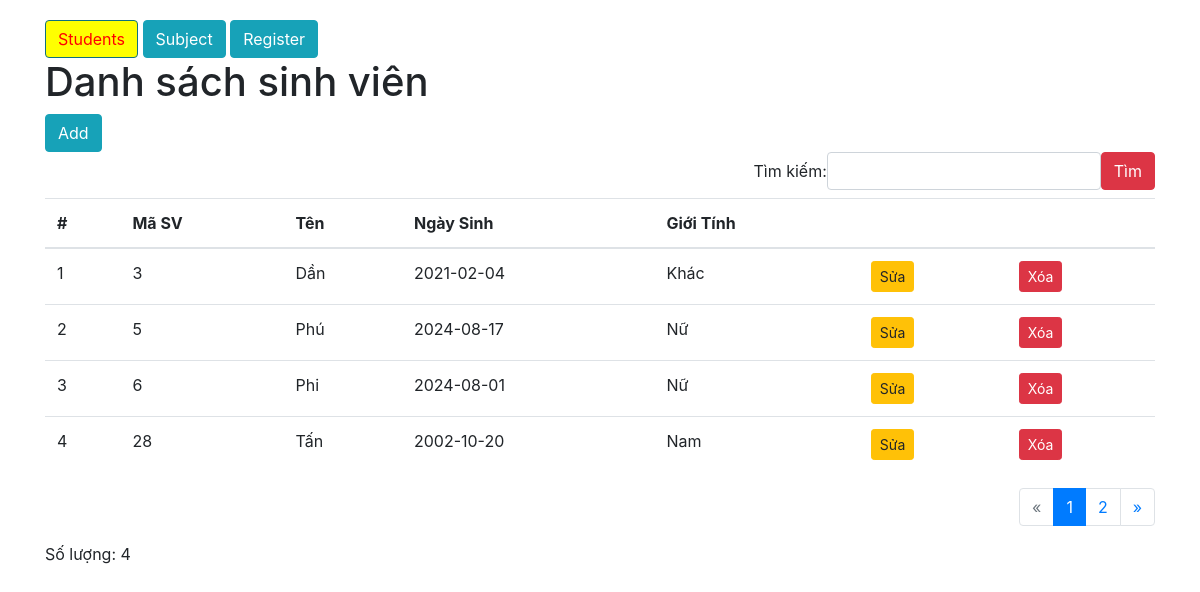
The page / on the database its author committed.
### tables this page shows
CREATE TABLE `student` (
  `id` int(11) NOT NULL,
  `name` varchar(255) NOT NULL,
  `birthday` date NOT NULL,
  `gender` varchar(255) NOT NULL
);

### controller/StudentController.php (called while the page is built, shortened)
<?php
class StudentController
{
    public function index()
    {
        $item_per_page = 4;
        $page = $_GET['page'] ?? 1;
        $search = $_GET['search'] ?? null;
        $studentRepository = new StudentReposiroty();
        if ($search) {
            $students = $studentRepository->getByPattern($search, $page, $item_per_page);
            $totalStudents = $studentRepository->getByPattern($search, $page, $item_per_page);
        } else {
            $students = $studentRepository->getAll($page, $item_per_page);
            $totalStudents = $studentRepository->getAll();
        }
        $totalPage = ceil(count($totalStudents) / $item_per_page);
        require 'view/student/index.php';
    }
}

### index.php (called while the page is built, shortened)
<?php
$c = $_GET['c'] ?? 'student';
$a = $_GET['a'] ?? 'index';
require ABSPATH_SITE . "model/Student.php";
require ABSPATH_SITE . "model/StudentReposiroty.php";
$controller = new $strController();
$controller->$a();

### model/StudentReposiroty.php (called while the page is built, shortened)
<?php
class StudentReposiroty
{
    function fetch($cond = null, $page = null, $item_per_page = null)
    {
        global $conn;
        $sql = "SELECT * FROM student";
        try {
            if ($page && $item_per_page) {
                $start_now = ($page - 1) * $item_per_page;
                $limit = "LIMIT $start_now, $item_per_page";
                $sql .= " $limit";
            }
            $result = $conn->query($sql);
            $students = [];
            if ($result->num_rows > 0) {
                while ($row = $result->fetch_assoc()) {
                    $id = $row['id'];
                    $name = $row['name'];
                    $birthday = $row['birthday'];
                    $gender = $row['gender'];
                    $student = new Student($id, $name, $birthday, $gender);
                    $students[] = $student;
                }
                return $students;
            }
        } catch (Exception $exception) {
            $_SESSION['error'] = "Lỗi: $sql " .  $exception->getMessage();
        }
    }
    function getAll($page = null, $item_per_page = null)
    {
        return $this->fetch(null, $page, $item_per_page);
    }
}

### model/Student.php (called while the page is built, shortened)
<?php
class Student
{
    function __construct($id, $name, $birthday, $gender)
    {
        $this->id = $id;
        $this->name = $name;
        $this->birthday = $birthday;
        $this->gender = $gender;
    }
}

### view/student/index.php (the view)
<?php require 'layout/header.php' ?>
<h1>Danh sách sinh viên</h1>
<a href="?a=create" class="btn btn-info">Add</a>
<?php require 'layout/search.php' ?>
<table class="table table-hover">
    <thead>
        <tr>
            <th>#</th>
            <th>Mã SV</th>
            <th>Tên</th>
            <th>Ngày Sinh</th>
            <th>Giới Tính</th>
            <th></th>
            <th></th>
        </tr>
    </thead>
    <tbody>
        <?php
        $stt = 0;
        foreach ($students as $student):
            $stt++; ?>
            <tr>
                <td><?= $stt ?></td>
                <td><?= $student->id ?></td>
                <td><?= $student->name ?></td>
                <td><?= $student->birthday ?></td>
                <td><?= $student->gender ?></td>
                <td><a class="btn btn-warning btn-sm" href="?a=edit&id=<?= $student->id ?>">Sửa</a></td>
                <td>
                    <button type="button" data-href="?a=destroy&id=<?= $student->id ?>"
                        class="destroy btn btn-danger btn-sm" data-toggle="modal" data-target="#exampleModal">
                        Xóa
                    </button>
                </td>
            <?php endforeach ?>
    </tbody>
</table>
<?php require 'layout/pagination.php' ?>
<div>
    <span>Số lượng: <?= count($students) ?></span>
</div>
<?php require 'layout/footer.php' ?>

### layout/header.php (shortened to what this page needs)
<!DOCTYPE html>
<html lang="en">
<head>
    <link rel="stylesheet" href="public/vendor/bootstrap-4.5.3-dist/css/bootstrap.min.css">
    <link rel="stylesheet" href="public/vendor/fontawesome-free-5.15.1-web/css/all.min.css">
    <link rel="stylesheet" href="public/css/style.css">
</head>
<?php
global $c;
?>
<body>
    <div class="container" style="margin-top:20px;">
        <a href="/" class="<?= $c == 'student' ? 'active' : '' ?> btn btn-info">Students</a>
        <a href="/?c=subject" class="<?= $c == 'subject' ? 'active' : '' ?> btn btn-info">Subject</a>
        <a href="?c=register" class="<?= $c == 'register' ? 'active' : '' ?> btn btn-info">Register</a>

### layout/search.php (shortened to what this page needs)
<form action="/" method="GET">
    <label class="form-inline justify-content-end">Tìm kiếm: <input type="search" name="search" class="form-control"
            value="<?= $search ?? null ?>">
        <button class="btn btn-danger">Tìm</button>
    </label>
</form>

### layout/pagination.php (shortened to what this page needs)
<nav aria-label="Page navigation">
    <ul class="pagination justify-content-end">
        <li class="page-item <?= $page == 1 ? 'disabled' : '' ?>">
            <a class="page-link" href="#" onclick="goToPage(event, <?= $page - 1 ?>)" aria-label="Previous">
                <span aria-hidden="true">&laquo;</span>
            </a>
        </li>
        <?php for ($i = 1; $i <= $totalPage; $i++): ?>
        <li class="page-item <?= $i == $page ? 'active' : '' ?>"><a class="page-link" href="#"
                onclick="goToPage(event, <?= $i ?>)"><?= $i ?></a></li>
        <?php endfor ?>
        <li class="page-item <?= $page == $totalPage ? 'disabled' : '' ?>">
            <a class="page-link" href="#" onclick="goToPage(event, <?= $page + 1 ?>)" aria-label="Next">
                <span aria-hidden="true">&raquo;</span>
            </a>
        </li>
    </ul>
</nav>

### layout/footer.php (shortened to what this page needs)
</div>
</body>
</html>

### public/css/style.css (style rules this page uses)
.active { background-color: yellow !important; color: red !important; }
label { font-weight: normal; }

### rows shown on the page
student: id "3", name "Dần", birthday "2021-02-04", gender "Khác"
student: id "5", name "Phú", birthday "2024-08-17", gender "Nữ"
student: id "6", name "Phi", birthday "2024-08-01", gender "Nữ"
student: id "28", name "Tấn", birthday "2002-10-20", gender "Nam"

### other values the page prints
count($students) "4"
